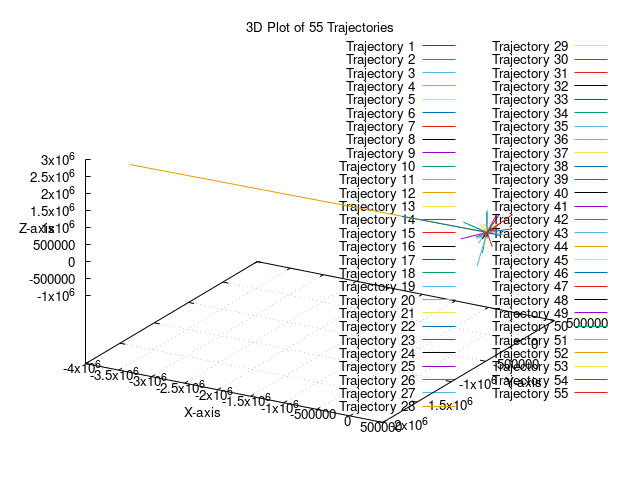

This figure's gnuplot source:
# Set up the output terminal
set terminal pngcairo enhanced font 'Verdana,10'
set output '3dplot_multiple_trajectories.png'

# Set the labels
set xlabel 'X-axis'
set ylabel 'Y-axis'
set zlabel 'Z-axis'

# Set the title
set title '3D Plot of 55 Trajectories'

# Enable grid
set grid

# Set 3D view
set view 60, 30, 1, 1

# Plot the data for 55 trajectories
splot \
  'output.dat' using 1:2:3 with lines title 'Trajectory 1', \
  'output.dat' using 4:5:6 with lines title 'Trajectory 2', \
  'output.dat' using 7:8:9 with lines title 'Trajectory 3', \
  'output.dat' using 10:11:12 with lines title 'Trajectory 4', \
  'output.dat' using 13:14:15 with lines title 'Trajectory 5', \
  'output.dat' using 16:17:18 with lines title 'Trajectory 6', \
  'output.dat' using 19:20:21 with lines title 'Trajectory 7', \
  'output.dat' using 22:23:24 with lines title 'Trajectory 8', \
  'output.dat' using 25:26:27 with lines title 'Trajectory 9', \
  'output.dat' using 28:29:30 with lines title 'Trajectory 10', \
  'output.dat' using 31:32:33 with lines title 'Trajectory 11', \
  'output.dat' using 34:35:36 with lines title 'Trajectory 12', \
  'output.dat' using 37:38:39 with lines title 'Trajectory 13', \
  'output.dat' using 40:41:42 with lines title 'Trajectory 14', \
  'output.dat' using 43:44:45 with lines title 'Trajectory 15', \
  'output.dat' using 46:47:48 with lines title 'Trajectory 16', \
  'output.dat' using 49:50:51 with lines title 'Trajectory 17', \
  'output.dat' using 52:53:54 with lines title 'Trajectory 18', \
  'output.dat' using 55:56:57 with lines title 'Trajectory 19', \
  'output.dat' using 58:59:60 with lines title 'Trajectory 20', \
  'output.dat' using 61:62:63 with lines title 'Trajectory 21', \
  'output.dat' using 64:65:66 with lines title 'Trajectory 22', \
  'output.dat' using 67:68:69 with lines title 'Trajectory 23', \
  'output.dat' using 70:71:72 with lines title 'Trajectory 24', \
  'output.dat' using 73:74:75 with lines title 'Trajectory 25', \
  'output.dat' using 76:77:78 with lines title 'Trajectory 26', \
  'output.dat' using 79:80:81 with lines title 'Trajectory 27', \
  'output.dat' using 82:83:84 with lines title 'Trajectory 28', \
  'output.dat' using 85:86:87 with lines title 'Trajectory 29', \
  'output.dat' using 88:89:90 with lines title 'Trajectory 30', \
  'output.dat' using 91:92:93 with lines title 'Trajectory 31', \
  'output.dat' using 94:95:96 with lines title 'Trajectory 32', \
  'output.dat' using 97:98:99 with lines title 'Trajectory 33', \
  'output.dat' using 100:101:102 with lines title 'Trajectory 34', \
  'output.dat' using 103:104:105 with lines title 'Trajectory 35', \
  'output.dat' using 106:107:108 with lines title 'Trajectory 36', \
  'output.dat' using 109:110:111 with lines title 'Trajectory 37', \
  'output.dat' using 112:113:114 with lines title 'Trajectory 38', \
  'output.dat' using 115:116:117 with lines title 'Trajectory 39', \
  'output.dat' using 118:119:120 with lines title 'Trajectory 40', \
  'output.dat' using 121:122:123 with lines title 'Trajectory 41', \
  'output.dat' using 124:125:126 with lines title 'Trajectory 42', \
  'output.dat' using 127:128:129 with lines title 'Trajectory 43', \
  'output.dat' using 130:131:132 with lines title 'Trajectory 44', \
  'output.dat' using 133:134:135 with lines title 'Trajectory 45', \
  'output.dat' using 136:137:138 with lines title 'Trajectory 46', \
  'output.dat' using 139:140:141 with lines title 'Trajectory 47', \
  'output.dat' using 142:143:144 with lines title 'Trajectory 48', \
  'output.dat' using 145:146:147 with lines title 'Trajectory 49', \
  'output.dat' using 148:149:150 with lines title 'Trajectory 50', \
  'output.dat' using 151:152:153 with lines title 'Trajectory 51', \
  'output.dat' using 154:155:156 with lines title 'Trajectory 52', \
  'output.dat' using 157:158:159 with lines title 'Trajectory 53', \
  'output.dat' using 160:161:162 with lines title 'Trajectory 54', \
  'output.dat' using 163:164:165 with lines title 'Trajectory 55'

